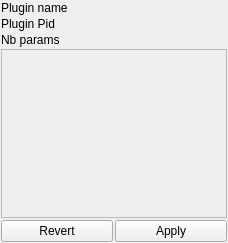
<?xml version="1.0" encoding="UTF-8"?>
<ui version="4.0">
 <class>PluginSettingsWidget</class>
 <widget class="QWidget" name="PluginSettingsWidget">
  <property name="geometry">
   <rect>
    <x>0</x>
    <y>0</y>
    <width>228</width>
    <height>243</height>
   </rect>
  </property>
  <property name="windowTitle">
   <string>Form</string>
  </property>
  <layout class="QVBoxLayout" name="verticalLayout">
   <property name="spacing">
    <number>2</number>
   </property>
   <property name="margin">
    <number>1</number>
   </property>
   <item>
    <widget class="QLabel" name="pluginNameLabel">
     <property name="text">
      <string>Plugin name</string>
     </property>
    </widget>
   </item>
   <item>
    <widget class="QLabel" name="pluginPIDLabel">
     <property name="text">
      <string>Plugin Pid</string>
     </property>
    </widget>
   </item>
   <item>
    <widget class="QLabel" name="nbParamsLabel">
     <property name="toolTip">
      <string>Number of parameters</string>
     </property>
     <property name="text">
      <string>Nb params</string>
     </property>
    </widget>
   </item>
   <item>
    <widget class="QScrollArea" name="scrollArea">
     <property name="widgetResizable">
      <bool>true</bool>
     </property>
     <widget class="QWidget" name="scrollAreaWidgetContents">
      <property name="geometry">
       <rect>
        <x>0</x>
        <y>0</y>
        <width>224</width>
        <height>150</height>
       </rect>
      </property>
      <layout class="QVBoxLayout" name="verticalLayout_2">
       <property name="leftMargin">
        <number>0</number>
       </property>
       <property name="topMargin">
        <number>1</number>
       </property>
       <property name="rightMargin">
        <number>0</number>
       </property>
       <property name="bottomMargin">
        <number>1</number>
       </property>
       <item>
        <widget class="QWidget" name="paramsWidget" native="true">
         <layout class="QGridLayout" name="gridLayout">
          <property name="leftMargin">
           <number>2</number>
          </property>
          <property name="topMargin">
           <number>1</number>
          </property>
          <property name="rightMargin">
           <number>2</number>
          </property>
          <property name="bottomMargin">
           <number>1</number>
          </property>
          <property name="horizontalSpacing">
           <number>1</number>
          </property>
          <item row="0" column="0">
           <layout class="QHBoxLayout" name="horizontalLayout_2"/>
          </item>
         </layout>
        </widget>
       </item>
      </layout>
     </widget>
    </widget>
   </item>
   <item>
    <layout class="QHBoxLayout" name="horizontalLayout">
     <item>
      <widget class="QPushButton" name="revertButton">
       <property name="toolTip">
        <string>Revert params from plugin</string>
       </property>
       <property name="text">
        <string>Revert</string>
       </property>
       <property name="icon">
        <iconset resource="../../main/piaf.qrc">
         <normaloff>:/images/22x22/edit-undo.png</normaloff>:/images/22x22/edit-undo.png</iconset>
       </property>
      </widget>
     </item>
     <item>
      <widget class="QPushButton" name="applyButton">
       <property name="toolTip">
        <string>Apply modified parameters in plugin and update image</string>
       </property>
       <property name="text">
        <string>Apply</string>
       </property>
       <property name="icon">
        <iconset resource="../ema.qrc">
         <normaloff>:/icons/22x22/dialog-ok-apply.png</normaloff>:/icons/22x22/dialog-ok-apply.png</iconset>
       </property>
      </widget>
     </item>
    </layout>
   </item>
  </layout>
 </widget>
 <resources>
  <include location="../ema.qrc"/>
  <include location="../../main/piaf.qrc"/>
 </resources>
 <connections/>
</ui>
